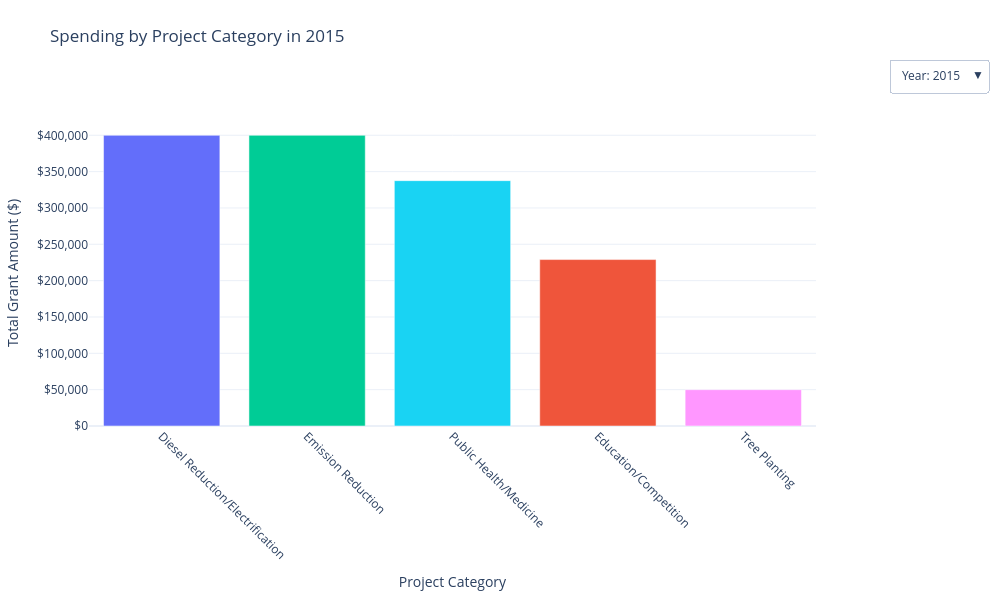

Notebook code cell kept with this figure:
### Code cell
# TRANSFORM DATA: Handle both Category 1 and Category 2
# We stack them to ensure a project with two categories appears in both
df1 = df[['Year', 'Grant Amount', 'Project Category 1']].rename(columns={'Project Category 1': 'Category'})
df2 = df[['Year', 'Grant Amount', 'Project Category 2']].rename(columns={'Project Category 2': 'Category'})
df_combined = pd.concat([df1, df2]).dropna(subset=['Category'])

# GROUP DATA: Sum spending by Year and Category
df_grouped = df_combined.groupby(['Year', 'Category'])['Grant Amount'].sum().reset_index()

# Get the list of all years and categories
all_years = sorted(df_grouped['Year'].unique())
all_cats = sorted(df_grouped['Category'].unique())

colors_palette = px.colors.qualitative.Plotly + px.colors.qualitative.Safe
category_colors = {cat: colors_palette[i % len(colors_palette)] for i, cat in enumerate(all_cats)}

# CREATE THE FIGURE
fig = go.Figure()

# Add a separate Bar trace for each year
for year in all_years:
    # Filter for the year
    year_data = df_grouped[df_grouped['Year'] == year].copy()
    
    # --- KEY CHANGE: Remove categories with 0 or No spending in this specific year ---
    year_data = year_data[year_data['Grant Amount'] > 0]
    
    # Sort by amount descending to make the bar chart look neat
    year_data = year_data.sort_values(by='Grant Amount', ascending=False)

    # Generate colors based on the categories actually present this year
    current_bar_colors = [category_colors[cat] for cat in year_data['Category']]
    fig.add_trace(
        go.Bar(
            x=year_data['Category'],
            y=year_data['Grant Amount'],
            name=str(year),
            visible=(year == all_years[0]), # Show first year by default
            marker_color=current_bar_colors, # Assign the list of colors
            hovertemplate="Category: %{x}<br>Total: %{y:$,.0f}<extra></extra>"
        )
    )
# CREATE DROPDOWN BUTTONS
dropdown_buttons = []

for i, year in enumerate(all_years):
    # Only show the trace corresponding to the selected year
    visibility = [False] * len(all_years)
    visibility[i] = True

    dropdown_buttons.append(dict(
        label=f"Year: {year}",
        method="update",
        args=[{"visible": visibility},
            {"title": f"Spending by Project Category in {year}"}]
    ))

# UPDATE LAYOUT
fig.update_layout(
updatemenus=[dict(
        active=0,
        buttons=dropdown_buttons,
        direction="down",
        x=1.1,
        xanchor="left",
        y=1.2,
        yanchor="top",
        showactive=True
    )],
    xaxis=dict(title="Project Category", tickangle=45),
    yaxis=dict(title="Total Grant Amount ($)", tickprefix="$", tickformat=","),
    title={
        'text': f"Spending by Project Category in {all_years[0]}",
        'x': 0.05,
        'xanchor': 'left',
        'y': 0.95
        },
    template="plotly_white",
    height=600,
    width=1000,
    margin=dict(t=120) # Space for the dropdown and title
)

fig.show()

# Export for Wix/Web embedding
# html_snippet = fig.to_html(full_html=False, include_plotlyjs='cdn')
# print(html_snippet)

### Figure 1 — Plotly figure (JSON) as saved in the notebook; plotly's stock layout.template omitted (floating-point values rounded to 4 significant figures)
{"data": [{"hovertemplate": "Category: %{x}<br>Total: %{y:$,.0f}<extra></extra>", "marker": {"color": ["#636EFA", "#00CC96", "#19D3F3", "#EF553B", "#FF97FF"]}, "name": "2015", "type": "bar", "visible": true, "x": ["Diesel Reduction/Electrification", "Emission Reduction", "Public Health/Medicine", "Education/Competition", "Tree Planting"], "y": [400000, 400000, 337600, 229000, 50000]}, {"hovertemplate": "Category: %{x}<br>Total: %{y:$,.0f}<extra></extra>", "marker": {"color": ["#FF6692", "#AB63FA", "#00CC96", "#EF553B", "#FFA15A", "#636EFA"]}, "name": "2016", "type": "bar", "visible": false, "x": ["Research", "Operational Funding", "Emission Reduction", "Education/Competition", "Public Communication", "Diesel Reduction/Electrification"], "y": [717246, 450000, 230000, 82000, 75900, 24000]}, {"hovertemplate": "Category: %{x}<br>Total: %{y:$,.0f}<extra></extra>", "marker": {"color": ["#EF553B"]}, "name": "2017", "type": "bar", "visible": false, "x": ["Education/Competition"], "y": [72500]}, {"hovertemplate": "Category: %{x}<br>Total: %{y:$,.0f}<extra></extra>", "marker": {"color": ["#AB63FA", "#00CC96", "#FFA15A", "#B6E880"]}, "name": "2018", "type": "bar", "visible": false, "x": ["Operational Funding", "Emission Reduction", "Public Communication", "Software"], "y": [1854962, 300000, 300000, 45000]}, {"hovertemplate": "Category: %{x}<br>Total: %{y:$,.0f}<extra></extra>", "marker": {"color": ["#00CC96", "#19D3F3", "#AB63FA", "#FF97FF", "#FFA15A"]}, "name": "2019", "type": "bar", "visible": false, "x": ["Emission Reduction", "Public Health/Medicine", "Operational Funding", "Tree Planting", "Public Communication"], "y": [777100, 300000, 159765, 90000, 15000]}, {"hovertemplate": "Category: %{x}<br>Total: %{y:$,.0f}<extra></extra>", "marker": {"color": ["#AB63FA", "#B6E880", "#FF97FF", "#FF6692", "#EF553B", "#FFA15A", "#636EFA"]}, "name": "2020", "type": "bar", "visible": false, "x": ["Operational Funding", "Software", "Tree Planting", "Research", "Education/Competition", "Public Communication", "Diesel Reduction/Electrification"], "y": [3206101, 758725, 355555, 340554, 131495, 75000, 25000]}, {"hovertemplate": "Category: %{x}<br>Total: %{y:$,.0f}<extra></extra>", "marker": {"color": ["#AB63FA", "#FFA15A", "#FF6692"]}, "name": "2021", "type": "bar", "visible": false, "x": ["Operational Funding", "Public Communication", "Research"], "y": [578684, 400000, 79897]}, {"hovertemplate": "Category: %{x}<br>Total: %{y:$,.0f}<extra></extra>", "marker": {"color": ["#AB63FA", "#FF6692"]}, "name": "2022", "type": "bar", "visible": false, "x": ["Operational Funding", "Research"], "y": [539125, 30000]}, {"hovertemplate": "Category: %{x}<br>Total: %{y:$,.0f}<extra></extra>", "marker": {"color": ["#636EFA", "#FF97FF", "#EF553B"]}, "name": "2023", "type": "bar", "visible": false, "x": ["Diesel Reduction/Electrification", "Tree Planting", "Education/Competition"], "y": [2198339, 92000, 9000]}, {"hovertemplate": "Category: %{x}<br>Total: %{y:$,.0f}<extra></extra>", "marker": {"color": ["#00CC96", "#636EFA", "#FF97FF"]}, "name": "2024", "type": "bar", "visible": false, "x": ["Emission Reduction", "Diesel Reduction/Electrification", "Tree Planting"], "y": [2497450, 1128155, 592000]}], "layout": {"height": 600, "margin": {"t": 120}, "title": {"text": "Spending by Project Category in 2015", "x": 0.05, "xanchor": "left", "y": 0.95}, "updatemenus": [{"active": 0, "buttons": [{"args": [{"visible": [true, false, false, false, false, false, false, false, false, false]}, {"title": "Spending by Project Category in 2015"}], "label": "Year: 2015", "method": "update"}, {"args": [{"visible": [false, true, false, false, false, false, false, false, false, false]}, {"title": "Spending by Project Category in 2016"}], "label": "Year: 2016", "method": "update"}, {"args": [{"visible": [false, false, true, false, false, false, false, false, false, false]}, {"title": "Spending by Project Category in 2017"}], "label": "Year: 2017", "method": "update"}, {"args": [{"visible": [false, false, false, true, false, false, false, false, false, false]}, {"title": "Spending by Project Category in 2018"}], "label": "Year: 2018", "method": "update"}, {"args": [{"visible": [false, false, false, false, true, false, false, false, false, false]}, {"title": "Spending by Project Category in 2019"}], "label": "Year: 2019", "method": "update"}, {"args": [{"visible": [false, false, false, false, false, true, false, false, false, false]}, {"title": "Spending by Project Category in 2020"}], "label": "Year: 2020", "method": "update"}, {"args": [{"visible": [false, false, false, false, false, false, true, false, false, false]}, {"title": "Spending by Project Category in 2021"}], "label": "Year: 2021", "method": "update"}, {"args": [{"visible": [false, false, false, false, false, false, false, true, false, false]}, {"title": "Spending by Project Category in 2022"}], "label": "Year: 2022", "method": "update"}, {"args": [{"visible": [false, false, false, false, false, false, false, false, true, false]}, {"title": "Spending by Project Category in 2023"}], "label": "Year: 2023", "method": "update"}, {"args": [{"visible": [false, false, false, false, false, false, false, false, false, true]}, {"title": "Spending by Project Category in 2024"}], "label": "Year: 2024", "method": "update"}], "direction": "down", "showactive": true, "x": 1.1, "xanchor": "left", "y": 1.2, "yanchor": "top"}], "width": 1000, "xaxis": {"tickangle": 45, "title": {"text": "Project Category"}}, "yaxis": {"tickformat": ",", "tickprefix": "$", "title": {"text": "Total Grant Amount ($)"}}}}
